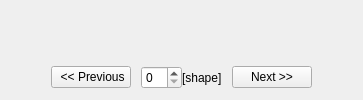
         <widget class="QWidget" name="">
          <layout class="QVBoxLayout" name="verticalLayout_3">
           <property name="spacing">
            <number>0</number>
           </property>
           <property name="topMargin">
            <number>0</number>
           </property>
           <item>
            <layout class="QHBoxLayout" name="horizontalLayout_7">
             <property name="spacing">
              <number>0</number>
             </property>
             <property name="leftMargin">
              <number>0</number>
             </property>
             <property name="rightMargin">
              <number>0</number>
             </property>
             <item>
              <widget class="QWidget" name="_GridWidget">
               <layout class="QVBoxLayout" name="verticalLayout_8">
                <property name="spacing">
                 <number>0</number>
                </property>
                <property name="margin">
                 <number>0</number>
                </property>
                <item>
                 <layout class="QVBoxLayout" name="_GridLayout">
                  <property name="topMargin">
                   <number>0</number>
                  </property>
                  <item>
                   <spacer name="horizontalSpacer">
                    <property name="orientation">
                     <enum>Qt::Horizontal</enum>
                    </property>
                    <property name="sizeHint" stdset="0">
                     <size>
                      <width>40</width>
                      <height>20</height>
                     </size>
                    </property>
                   </spacer>
                  </item>
                 </layout>
                </item>
               </layout>
              </widget>
             </item>
             <item>
              <widget class="QWidget" name="_SignalWidget">
               <layout class="QVBoxLayout" name="verticalLayout_7">
                <property name="spacing">
                 <number>0</number>
                </property>
                <property name="margin">
                 <number>0</number>
                </property>
                <item>
                 <layout class="QVBoxLayout" name="_SignalLayout">
                  <property name="topMargin">
                   <number>0</number>
                  </property>
                  <property name="rightMargin">
                   <number>0</number>
                  </property>
                  <item>
                   <spacer name="horizontalSpacer_4">
                    <property name="orientation">
                     <enum>Qt::Horizontal</enum>
                    </property>
                    <property name="sizeHint" stdset="0">
                     <size>
                      <width>40</width>
                      <height>20</height>
                     </size>
                    </property>
                   </spacer>
                  </item>
                 </layout>
                </item>
               </layout>
              </widget>
             </item>
            </layout>
           </item>
           <item>
            <layout class="QGridLayout" name="gridLayout_8">
             <item row="0" column="6">
              <widget class="QPushButton" name="_sig_next">
               <property name="text">
                <string>Next &gt;&gt;</string>
               </property>
              </widget>
             </item>
             <item row="0" column="4">
              <widget class="QLabel" name="_txt_shape">
               <property name="text">
                <string>[shape]</string>
               </property>
              </widget>
             </item>
             <item row="0" column="0">
              <spacer name="horizontalSpacer_11">
               <property name="orientation">
                <enum>Qt::Horizontal</enum>
               </property>
               <property name="sizeHint" stdset="0">
                <size>
                 <width>40</width>
                 <height>20</height>
                </size>
               </property>
              </spacer>
             </item>
             <item row="0" column="5">
              <spacer name="horizontalSpacer_14">
               <property name="orientation">
                <enum>Qt::Horizontal</enum>
               </property>
               <property name="sizeType">
                <enum>QSizePolicy::Fixed</enum>
               </property>
               <property name="sizeHint" stdset="0">
                <size>
                 <width>10</width>
                 <height>20</height>
                </size>
               </property>
              </spacer>
             </item>
             <item row="0" column="1">
              <widget class="QPushButton" name="_sig_prev">
               <property name="text">
                <string> &lt;&lt; Previous</string>
               </property>
              </widget>
             </item>
             <item row="0" column="2">
              <spacer name="horizontalSpacer_13">
               <property name="orientation">
                <enum>Qt::Horizontal</enum>
               </property>
               <property name="sizeType">
                <enum>QSizePolicy::Fixed</enum>
               </property>
               <property name="sizeHint" stdset="0">
                <size>
                 <width>10</width>
                 <height>20</height>
                </size>
               </property>
              </spacer>
             </item>
             <item row="0" column="7">
              <spacer name="horizontalSpacer_12">
               <property name="orientation">
                <enum>Qt::Horizontal</enum>
               </property>
               <property name="sizeHint" stdset="0">
                <size>
                 <width>40</width>
                 <height>20</height>
                </size>
               </property>
              </spacer>
             </item>
             <item row="0" column="3">
              <widget class="QSpinBox" name="_sig_index"/>
             </item>
            </layout>
           </item>
          </layout>
         </widget>
